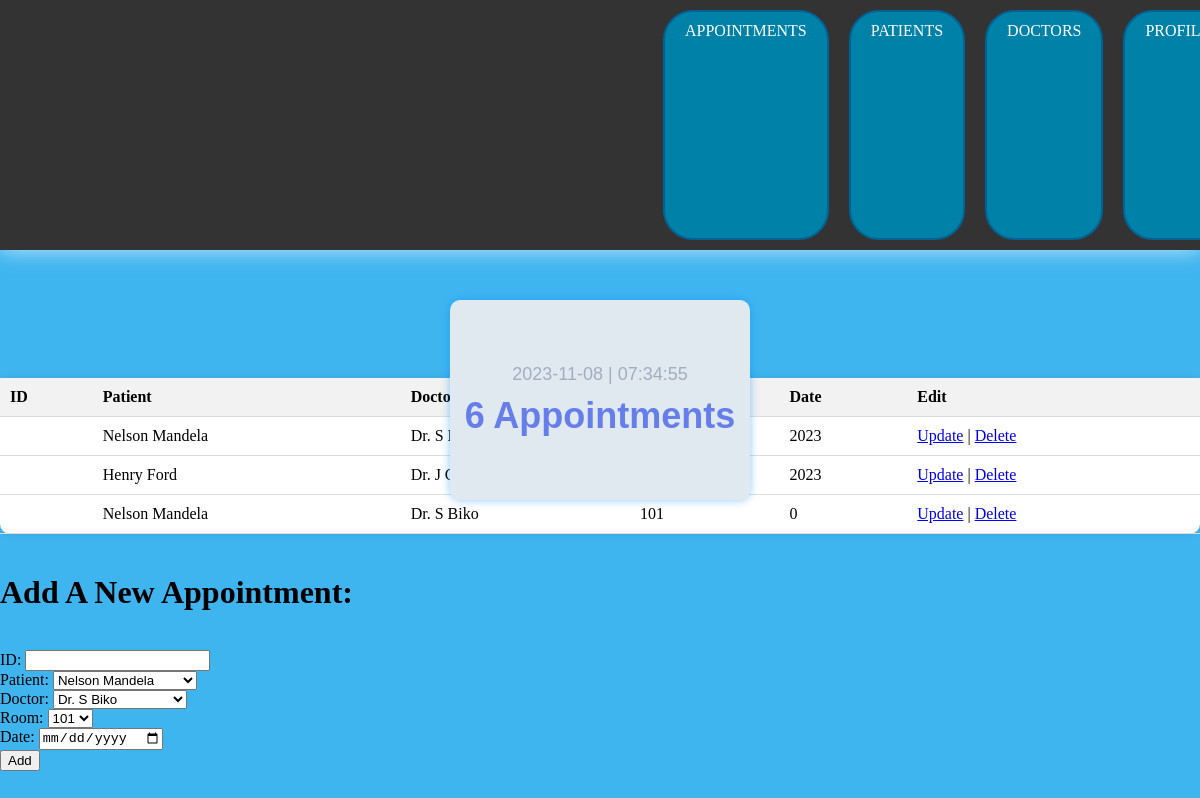
The app's page /home.php with its own data.
### tables this page shows
CREATE TABLE `appointments` (
  `Patient` varchar(25) NOT NULL,
  `Doctor` varchar(25) NOT NULL,
  `Room` int(11) NOT NULL,
  `Date` int(11) NOT NULL
);

### home.php (the view, shortened to what this page needs)
<!DOCTYPE html>
<html>
<head>
    <link rel="stylesheet" type="text/css" href="medicalcenter.css">
</head>
<body>
    <div class="navbar">
        <a href="home.php">APPOINTMENTS</a>
        <a href="patients.php">PATIENTS</a>
        <a href="doctors.php">DOCTORS</a>
        <a href="profiles.php">PROFILE</a>
    </div>
    <h1>APPOINTMENTS</h1>
    <div class="appointment-box">
        <?php
        $currentDate = date('Y-m-d');
        $currentTime = date('H:i:s');
        $appointmentsCount = rand(1, 10);
        echo '<div class="date-time">' . $currentDate . ' | ' . $currentTime . '</div>';
        echo '<div class="appointment-count">' . $appointmentsCount . ' Appointments</div>';
        ?>
    </div>
    <table class="appointments-table">
        <thead>
            <tr>
                <th>ID</th>
                <th>Patient</th>
                <th>Doctor</th>
                <th>Room</th>
                <th>Date</th>
                <th>Edit</th>
            </tr>
        </thead>
        <tbody>
            <?php
            include 'dv200_db.php';
            $sql = "SELECT * FROM appointments";
            $result = $conn->query($sql);
            if ($result->num_rows > 0) {
                while ($row = $result->fetch_assoc()) {
                    echo '<tr>';
                    echo '<td>' . $row['ID'] . '</td>';
                    echo '<td>' . $row['Patient'] . '</td>';
                    echo '<td>' . $row['Doctor'] . '</td>';
                    echo '<td>' . $row['Room'] . '</td>';
                    echo '<td>' . $row['Date'] . '</td>';
                    echo '<td>';
                    echo '<a class="btn btn-primary" href="updateappointments.php?id=' . $row['ID'] . '">Update</a> | ';
                    echo '<a class="btn btn-primary" href="deleteappointment.php?id=' . $row['ID'] . '">Delete</a>';
                    echo '</td>';
                    echo '</tr>';
                }
            } else {
                echo '<tr><td colspan="9">No appointments found.</td></tr>';
            }
            ?>
        </tbody>
    </table>
    <br>
    <div className='addbox'>
        <h1>Add A New Appointment:</h1><br>
        <div>
            <form class="Add" action="createappointment.php" method="POST">
                <label for="ID">ID:</label>
                <input type="number" id="ID" name="ID"><br/>
                <label for="Patient">Patient:</label>
                <?php
                include 'dropdownpatients.php';
                ?><br/>
                <label for="Doctor">Doctor:</label>
                <?php
                include 'dropdowndoctors.php';
                ?><br/>
                <label for="Room">Room:</label>
                <?php
                include 'dropdownrooms.php';
                ?><br/>
                <label for="Date">Date:</label>
                <input type="date" class="form-control m-2" id="Date" name="Date"><br/>
                <button type="submit" class="btn btn-primary">Add</button>
            </form><br>
        </div>
    </div>
</body>
</html>

### medicalcenter.css (style rules this page uses)
body { background-color: #3fb5f0; width: 100%; height: 100%; margin: 0; padding: 0; }
h1 { text-shadow: violet; }
table { width: 100%; border-collapse: collapse; margin-top: 20px; }
.Add { position: center; align-items: center; }
th, td { padding: 10px; text-align: left; border-bottom: 1px solid #dddddd; }
th { background-color: #f2f2f2; }
.navbar { background-color: #333333; width: 100%; height: 250px; display: flex; justify-content: center; padding: 0px; box-shadow: 0px 0px 20px #ffffffb4; position: fixed; top: 0; z-index: 1000; }
.navbar a { color: #ffffff; text-decoration: none; margin: 0 10px; }
.appointments-table, .patients-table, .doctors-table, .employees-table { border-radius: 10px; box-shadow: 0px 0px 10px rgba(0, 0, 0, 0.1); background-color: #ffffff; margin-top: 320px; padding: 20px; }
.navbar a { display: inline-block; padding: 10px 20px; margin: 10px; background-color: #0081a7; color: #ffffff; text-decoration: none; border-radius: 30px; border: 2px solid #006395; }
.appointment-box { width: 300px; height: 200px; background-color: #e0e8f0; border-radius: 10px; box-shadow: 0px 0px 10px rgba(0, 132, 255, 0.452); display: flex; flex-direction: column; justify-content: center; align-items: center; font-family: Arial, sans-serif; position: fixed; top: 50%; left: 50%; transform: translate(-50%, -50%); }
.date-time { font-size: 18px; color: #a0aec0; }
.appointment-count { font-size: 36px; font-weight: bold; color: #667eea; margin-top: 10px; }

### records on screen
appointments: Patient "Nelson Mandela", Doctor "Dr. S Biko", Date "2023"
appointments: Patient "Henry Ford", Doctor "Dr. J Christ", Date "2023"
appointments: Patient "Nelson Mandela", Doctor "Dr. S Biko", Room "101", Date "0"

### other values on screen
form field patients "Nelson Mandela"
form field doctors "Dr. S Biko"
form field rooms "101"
